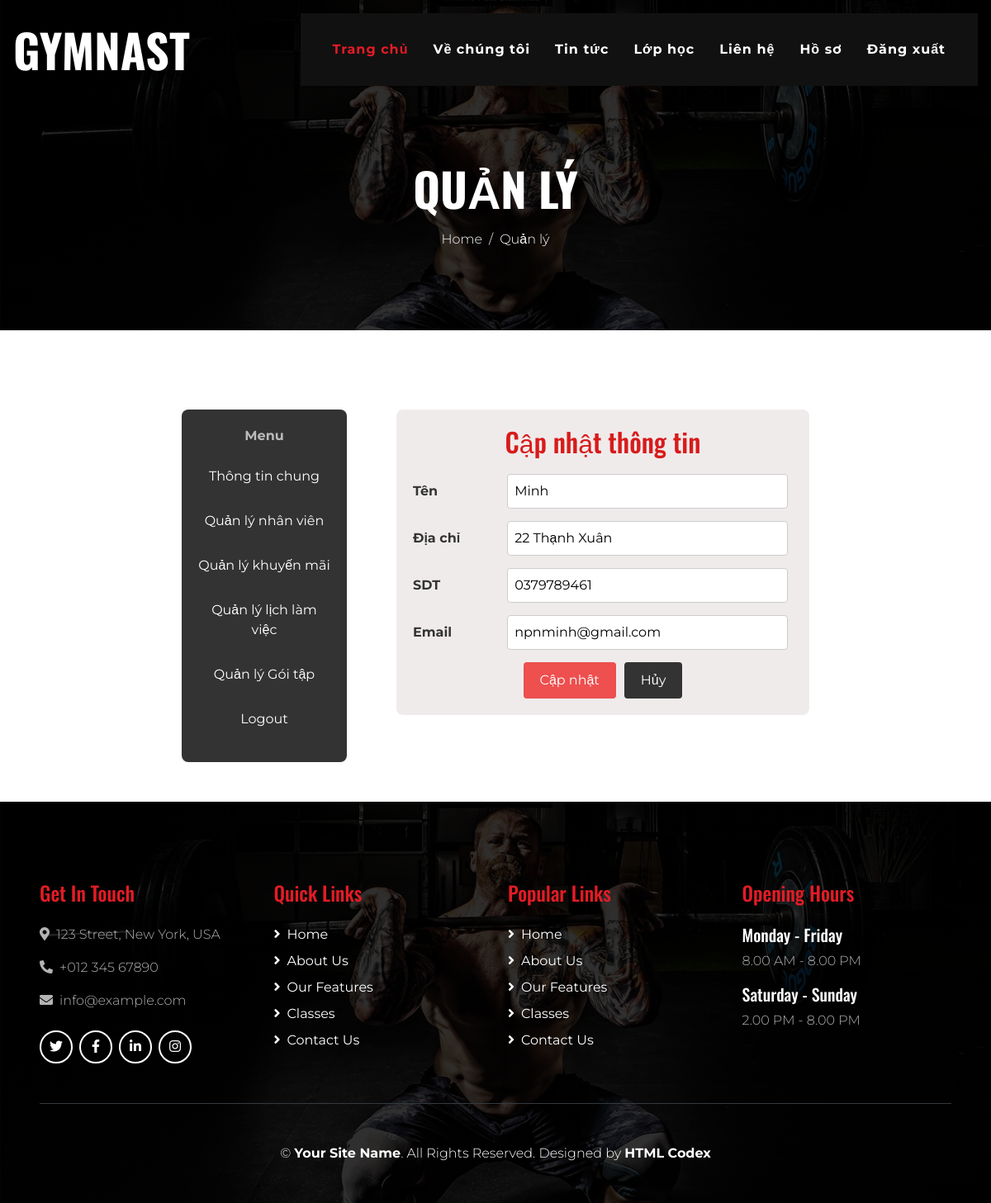
Page /view/CapNhatTTCNNV.php (signed in) on the committed database.
### tables this page shows
CREATE TABLE `nhanvien` (
  `IDNhanVien` int(10) NOT NULL,
  `TenNhanVien` varchar(250) NOT NULL,
  `SoDienThoai` varchar(10) NOT NULL,
  `Password` varchar(255) NOT NULL,
  `DiaChi` varchar(255) NOT NULL,
  `Email` varchar(255) NOT NULL,
  `NgayVaoLam` date NOT NULL,
  `IDRole` int(10) NOT NULL
);

### model/mNhanVien.php (called while the page is built, shortened)
<?php
    class mNhanVien{
        public function queryNhanVien($idnv){
            $p = new clsketnoi();
            $con = $p->MoKetNoi();
            $query = "SELECT * from nhanvien n join vaitro v on v.IDRole= n.IDRole where IDNhanVien ='$idnv' LIMIT 1";
            $kq = mysqli_query($con, $query);
            return $kq;
        }
    }
?>

### controller/cNhanVien.php (called while the page is built, shortened)
<?php
    include_once('../model/mNhanVien.php');
    class cNhanVien{
        public function Query1NV($idnv)
        {
            $p = new mNhanVien();
		$kq= $p->queryNhanVien($idnv);
		if(mysqli_num_rows($kq)>0)
		{
			return $kq;
		}
		else
		{
			return false;
		}
        }
    }
?>

### view/CapNhatTTCNNV.php (the view, shortened to what this page needs)
<!DOCTYPE html>
<html lang="en">
<head>
    <link href="https://cdnjs.cloudflare.com/ajax/libs/font-awesome/5.10.0/css/all.min.css" rel="stylesheet">
    <link href="../assets/lib/flaticon/font/flaticon.css" rel="stylesheet">
    <link rel="stylesheet" href="login/css/update.css">
    <link rel="stylesheet" href="login/css/style.css">
    <link href="../assets/css/style.min.css" rel="stylesheet">
</head>
<body class="bg-white">
    <div class="container-fluid p-0 nav-bar">
        <nav class="navbar navbar-expand-lg bg-none navbar-dark py-3">
            <a href="../index.php" class="navbar-brand">
                <h1 class="m-0 display-4 font-weight-bold text-uppercase text-white">Gymnast</h1>
            </a>
            <div class="collapse navbar-collapse justify-content-between" id="navbarCollapse">
                <div class="navbar-nav ml-auto p-4 bg-secondary">
                    <a href="../index.php" class="nav-item nav-link active">Trang chủ</a>
                    <a href="about.php" class="nav-item nav-link">Về chúng tôi</a>
                    <a href="feature.php" class="nav-item nav-link">Tin tức</a>
                    <a href="class.php" class="nav-item nav-link">Lớp học</a>
                    <a href="contact.php" class="nav-item nav-link">Liên hệ</a>
                    <?php
                    if (!isset($_SESSION['dn'])) {
                        echo '<a href="dieukien.php" class="nav-item nav-link">Đăng nhập</a>';
                        echo '<a href="dangkitapthu.php" class="nav-item nav-link">Đăng ký tập thử</a>';
                    }
                    else{
                        if($_SESSION['dn']== 1 || $_SESSION['dn']==2 ||$_SESSION['dn']==3)
                        {
                            echo '<a href="thongtinchungnv.php" class="nav-item nav-link">Hồ sơ</a>';
                        }
                        else{
                            echo '<a href="thongtinchungtv.php" class="nav-item nav-link">Hồ sơ</a>';
                        }
                        echo '<a href="dangxuat.php" class="nav-item nav-link">Đăng xuất</a>';
                    }
                    ?>
                </div>
            </div>
        </nav>
    </div>
    <div class="container-fluid page-header mb-5">
        <div class="d-flex flex-column align-items-center justify-content-center pt-0 pt-lg-5"
            style="min-height: 400px">
            <h4 class="display-4 mb-3 mt-0 mt-lg-5 text-white text-uppercase font-weight-bold">Quản lý</h4>
            <div class="d-inline-flex">
                <p class="m-0 text-white"><a class="text-white" href="">Home</a></p>
                <p class="m-0 text-white px-2">/</p>
                <p class="m-0 text-white">Quản lý</p>
            </div>
        </div>
    </div>
    <div class="container pt-5">
        <div class="left">
            <div class="sidebar">
                <div class="menu">
                    <p>Menu</p>
                    <ul>
                     <?php
                       echo '<li><a href="ThongTinchungNV.php">Thông tin chung</a></li>';
                       switch($_SESSION['dn'])
                       {
                        case 1:
                                echo' <li><a href="QLNV.php">Quản lý nhân viên</a></li>';
                                echo  '<li><a href="QLKM.php">Quản lý khuyến mãi</a></li>';
                                echo  '<li><a href="QLLLV.php">Quản lý lịch làm việc</a></li>';
                                echo  '<li><a href="QLGT.php">Quản lý Gói tập</a></li>';
                                break;
                       }
                     echo   '<li><a href="dangxuat.php">Logout</a></li>';
                        ?>
                    </ul>
                </div>
            </div>
        </div>
        <?php
         include_once("../controller/cNhanVien.php");
         $q= new cNhanVien();
         $idnv=$_SESSION['id'];
         $tbl =$q->Query1NV( $idnv);
         if($tbl)
         {
            while($r=mysqli_fetch_assoc($tbl))
	{
		$tennv=$r['TenNhanVien'];
		$email=$r['Email'];
		$sdt=$r['SoDienThoai'];
        $diachi=$r['DiaChi'];
	}
         }
        ?>
        <div class="right">
            <div class="update-info-container">
                <h2>Cập nhật thông tin</h2>
                <form action="" method="POST" enctype="multipart/form-data">
                    <label for="name">Tên</label>
                    <input type="text" id="name" name="name" value="<?php if(isset($tennv)) {echo $tennv;}  ?>"
                        placeholder="Nhập tên của bạn" required>
                    <label for="address">Địa chỉ</label>
                    <input type="text" id="address" name="address" value="<?php if(isset($diachi)) {
	 echo $diachi;
}  ?>" placeholder="Nhập địa chỉ">
                    <label for="phone">SDT</label>
                    <input type="tel" id="phone" name="phone" value="<?php if(isset($sdt)) {
	 echo $sdt;
}  ?>" placeholder="Nhập số điện thoại" pattern="[0-9]{10}" required>
                    <label for="Email">Email</label>
                    <input type="email" id="email" name="email" value="<?php if(isset($email)) {
	 echo $email;
}  ?>" placeholder="Nhập Email" required aria-label="Email Address" pattern="[a-z0-9._%+-]+@[a-z0-9.-]+\.[a-z]{2,}$"
                        title="Please enter a valid email address (e.g., example@domain.com)">
                    <div class="button-group">
                        <input type="submit" class="update-btn" name='update-btn' value="Cập nhật">
                        <input type="button" class="cancel-btn" value="Hủy">
                    </div>
                </form>
                <?php
                include_once("../controller/cNhanVien.php");
?>
            </div>
        </div>
    </div>
    <div class="footer container-fluid mt-5 py-5 px-sm-3 px-md-5 text-white">
        <div class="row pt-5">
            <div class="col-lg-3 col-md-6 mb-5">
                <h4 class="text-primary mb-4">Get In Touch</h4>
                <p><i class="fa fa-map-marker-alt mr-2"></i>123 Street, New York, USA</p>
                <p><i class="fa fa-phone-alt mr-2"></i>+012 345 67890</p>
                <p><i class="fa fa-envelope mr-2"></i>info@example.com</p>
                <div class="d-flex justify-content-start mt-4">
                    <a class="btn btn-outline-light rounded-circle text-center mr-2 px-0"
                        style="width: 40px; height: 40px;" href="#"><i class="fab fa-twitter"></i></a>
                    <a class="btn btn-outline-light rounded-circle text-center mr-2 px-0"
                        style="width: 40px; height: 40px;" href="#"><i class="fab fa-facebook-f"></i></a>
                    <a class="btn btn-outline-light rounded-circle text-center mr-2 px-0"
                        style="width: 40px; height: 40px;" href="#"><i class="fab fa-linkedin-in"></i></a>
                    <a class="btn btn-outline-light rounded-circle text-center mr-2 px-0"
                        style="width: 40px; height: 40px;" href="#"><i class="fab fa-instagram"></i></a>
                </div>
            </div>
            <div class="col-lg-3 col-md-6 mb-5">
                <h4 class="text-primary mb-4">Quick Links</h4>
                <div class="d-flex flex-column justify-content-start">
                    <a class="text-white mb-2" href="#"><i class="fa fa-angle-right mr-2"></i>Home</a>
                    <a class="text-white mb-2" href="#"><i class="fa fa-angle-right mr-2"></i>About Us</a>
                    <a class="text-white mb-2" href="#"><i class="fa fa-angle-right mr-2"></i>Our Features</a>
                    <a class="text-white mb-2" href="#"><i class="fa fa-angle-right mr-2"></i>Classes</a>
                    <a class="text-white" href="#"><i class="fa fa-angle-right mr-2"></i>Contact Us</a>
                </div>
            </div>
            <div class="col-lg-3 col-md-6 mb-5">
                <h4 class="text-primary mb-4">Popular Links</h4>
                <div class="d-flex flex-column justify-content-start">
                    <a class="text-white mb-2" href="#"><i class="fa fa-angle-right mr-2"></i>Home</a>
                    <a class="text-white mb-2" href="#"><i class="fa fa-angle-right mr-2"></i>About Us</a>
                    <a class="text-white mb-2" href="#"><i class="fa fa-angle-right mr-2"></i>Our Features</a>
                    <a class="text-white mb-2" href="#"><i class="fa fa-angle-right mr-2"></i>Classes</a>
                    <a class="text-white" href="#"><i class="fa fa-angle-right mr-2"></i>Contact Us</a>
                </div>
            </div>
            <div class="col-lg-3 col-md-6 mb-5">
                <h4 class="text-primary mb-4">Opening Hours</h4>
                <h5 class="text-white">Monday - Friday</h5>
                <p>8.00 AM - 8.00 PM</p>
                <h5 class="text-white">Saturday - Sunday</h5>
                <p>2.00 PM - 8.00 PM</p>
            </div>
        </div>
        <div class="container border-top border-dark pt-5">
            <p class="m-0 text-center text-white">
                &copy; <a class="text-white font-weight-bold" href="#">Your Site Name</a>. All Rights Reserved. Designed
                by
                <a class="text-white font-weight-bold" href="https://htmlcodex.com">HTML Codex</a>
            </p>
        </div>
    </div>
</body>
</html>

### view/login/css/update.css (style rules this page uses)
body { background-color: #000000; color: #e0e0e0; font-family: Arial, sans-serif; }
.container { padding-top: 5rem; display: flex; justify-content: center; }
.sidebar { background-color: #333333; padding: 20px; width: 200px; border-radius: 8px; }
.sidebar .menu p { text-align: center; color: #bbbbbb; font-weight: bold; margin-bottom: 15px; }
.sidebar .menu ul { list-style: none; padding: 0; margin: 0; text-align: center; }
.sidebar .menu ul li { margin: 10px 0; }
.sidebar .menu ul li a { color: #ffffff; text-decoration: none; font-weight: normal; display: block; padding: 10px 0; }
.update-info-container { width: 100%; max-width: 500px; margin-left: 20px; padding: 20px; background-color: #ffffff; border-radius: 8px; color: #333333; }
.update-info-container { width: 100%; max-width: 500px; margin-left: 20px; padding: 20px; background-color: #e6dddd96; border-radius: 8px; color: #333333; }
.update-info-container h2 { color: #d81b1b; text-align: center; margin-bottom: 20px; }
form label { display: inline-block; width: 100px; margin-right: 10px; color: #333333; font-weight: bold; }
form input[type="text"], form input[type="tel"] { width: calc(100% - 120px); padding: 8px; margin-bottom: 15px; border: 1px solid #ccc; border-radius: 4px; }
form input[type="email"] { width: calc(100% - 120px); padding: 8px; margin-bottom: 15px; border: 1px solid #ccc; border-radius: 4px; }
.button-group { display: flex; gap: 10px; justify-content: center; }
.update-btn { background-color: #ee4f4f; color: #ffffff; padding: 10px 20px; border: none; border-radius: 4px; cursor: pointer; }
.cancel-btn { background-color: #333333; color: #ffffff; padding: 10px 20px; border: none; border-radius: 4px; cursor: pointer; }
.left { margin-right: 20px; }
.right { margin-left: 20px; }

### view/login/css/style.css (style rules this page uses)
body { font-family: "Roboto", sans-serif; background-color: #fff; }
p { color: #b3b3b3; font-weight: 300; }
h1, h2, h3, h4, h5, h6, .h1, .h2, .h3, .h4, .h5, .h6 { font-family: "Roboto", sans-serif; }
a { -webkit-transition: .3s all ease; -o-transition: .3s all ease; transition: .3s all ease; }
h2 { font-size: 20px; }

### rows in the picture
nhanvien: name "Minh", address "22 Thạnh Xuân", phone "0379789461", email "npnminh@gmail.com"
